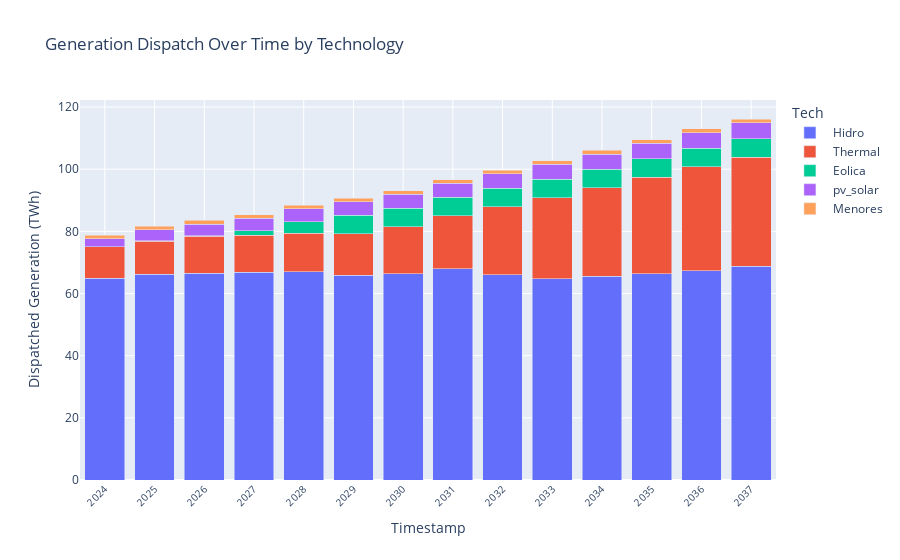

Source (notebook cell):
### Code cell
sce_xm = pd.read_csv(gen_per_res_vs_marg_cost)
sce_xm['Energy_TWh_typical_yr'] = sce_xm['Energy_GWh_typical_yr'] / 1000
sce.dispatched_generation(sce_xm, 'year', 'Energy_TWh_typical_yr', 'Tech')

### Figure 1 — Plotly figure (JSON) as saved in the notebook; plotly's stock layout.template omitted (floating-point values rounded to 4 significant figures)
{"data": [{"alignmentgroup": "True", "hovertemplate": "Tech= Hidro<br>Year=%{x}<br>Dispatched Generation (MW)=%{y}<extra></extra>", "legendgroup": " Hidro", "marker": {"color": "#636efa", "pattern": {"shape": ""}}, "name": " Hidro", "offsetgroup": " Hidro", "orientation": "v", "showlegend": true, "textposition": "auto", "type": "bar", "x": [2037, 2031, 2036, 2028, 2027, 2026, 2030, 2035, 2025, 2032, 2029, 2034, 2024, 2033], "xaxis": "x", "y": [68.78, 67.99, 67.34, 67.05, 66.78, 66.53, 66.41, 66.33, 66.13, 65.97, 65.91, 65.56, 64.92, 64.78], "yaxis": "y"}, {"alignmentgroup": "True", "hovertemplate": "Tech= Thermal<br>Year=%{x}<br>Dispatched Generation (MW)=%{y}<extra></extra>", "legendgroup": " Thermal", "marker": {"color": "#EF553B", "pattern": {"shape": ""}}, "name": " Thermal", "offsetgroup": " Thermal", "orientation": "v", "showlegend": true, "textposition": "auto", "type": "bar", "x": [2037, 2036, 2035, 2034, 2033, 2032, 2031, 2030, 2029, 2028, 2027, 2026, 2025, 2024], "xaxis": "x", "y": [35.11, 33.43, 31.06, 28.47, 26.03, 21.9, 16.99, 15.15, 13.39, 12.39, 11.91, 11.88, 10.66, 10.08], "yaxis": "y"}, {"alignmentgroup": "True", "hovertemplate": "Tech= Eolica<br>Year=%{x}<br>Dispatched Generation (MW)=%{y}<extra></extra>", "legendgroup": " Eolica", "marker": {"color": "#00cc96", "pattern": {"shape": ""}}, "name": " Eolica", "offsetgroup": " Eolica", "orientation": "v", "showlegend": true, "textposition": "auto", "type": "bar", "x": [2029, 2034, 2033, 2035, 2030, 2036, 2037, 2032, 2031, 2028, 2027, 2026, 2025, 2024], "xaxis": "x", "y": [5.922, 5.922, 5.922, 5.922, 5.922, 5.922, 5.922, 5.922, 5.922, 3.619, 1.513, 0.206, 0.206, 0.063], "yaxis": "y"}, {"alignmentgroup": "True", "hovertemplate": "Tech= pv_solar<br>Year=%{x}<br>Dispatched Generation (MW)=%{y}<extra></extra>", "legendgroup": " pv_solar", "marker": {"color": "#ab63fa", "pattern": {"shape": ""}}, "name": " pv_solar", "offsetgroup": " pv_solar", "orientation": "v", "showlegend": true, "textposition": "auto", "type": "bar", "x": [2037, 2036, 2035, 2034, 2033, 2032, 2031, 2030, 2029, 2028, 2027, 2026, 2025, 2024], "xaxis": "x", "y": [5.155, 5.064, 4.996, 4.908, 4.802, 4.698, 4.579, 4.436, 4.294, 4.133, 3.965, 3.711, 3.487, 2.496], "yaxis": "y"}, {"alignmentgroup": "True", "hovertemplate": "Tech= Menores<br>Year=%{x}<br>Dispatched Generation (MW)=%{y}<extra></extra>", "legendgroup": " Menores", "marker": {"color": "#FFA15A", "pattern": {"shape": ""}}, "name": " Menores", "offsetgroup": " Menores", "orientation": "v", "showlegend": true, "textposition": "auto", "type": "bar", "x": [2024, 2036, 2037, 2026, 2025, 2031, 2035, 2027, 2034, 2028, 2033, 2029, 2032, 2030], "xaxis": "x", "y": [1.191, 1.191, 1.191, 1.191, 1.191, 1.191, 1.191, 1.191, 1.191, 1.191, 1.191, 1.191, 1.191, 1.191], "yaxis": "y"}], "layout": {"barmode": "stack", "legend": {"title": {"text": "Tech"}, "tracegroupgap": 0}, "title": {"text": "Generation Dispatch Over Time by Technology"}, "xaxis": {"anchor": "y", "domain": [0, 1], "showgrid": true, "tickangle": -45, "tickfont": {"size": 10}, "tickvals": [2037, 2031, 2036, 2028, 2027, 2026, 2030, 2035, 2025, 2032, 2029, 2034, 2024, 2033], "title": {"text": "Timestamp"}}, "yaxis": {"anchor": "x", "domain": [0, 1], "title": {"text": "Dispatched Generation (TWh)"}}}}
